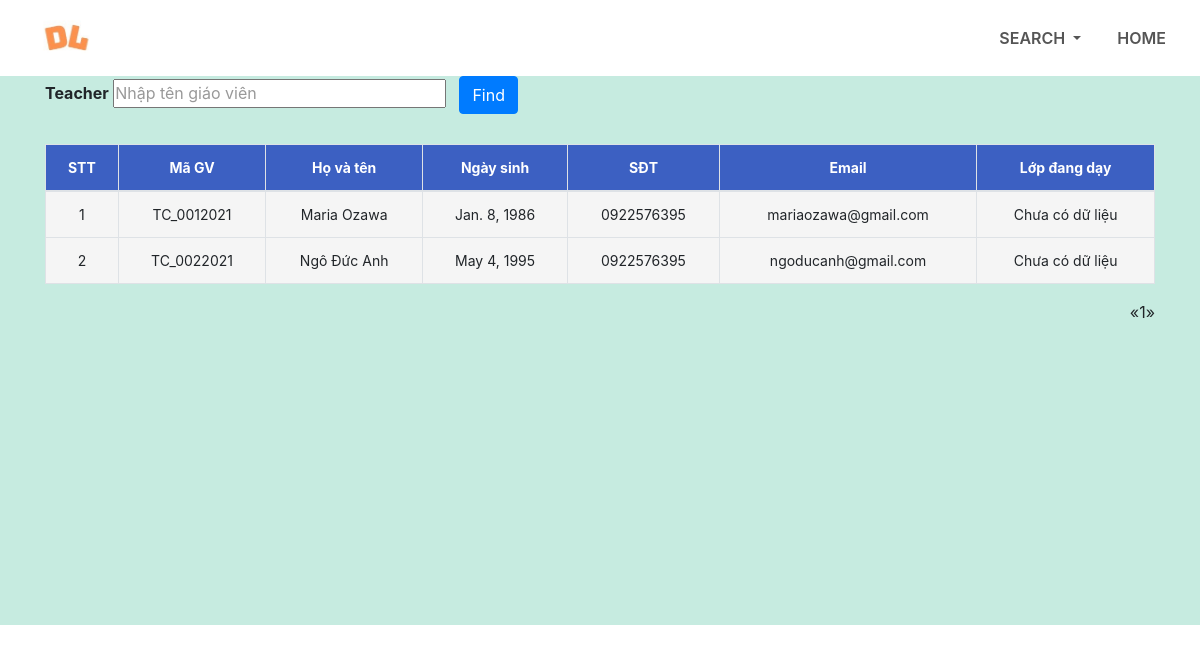
The page /search/search_teacher on the database as committed earlier.
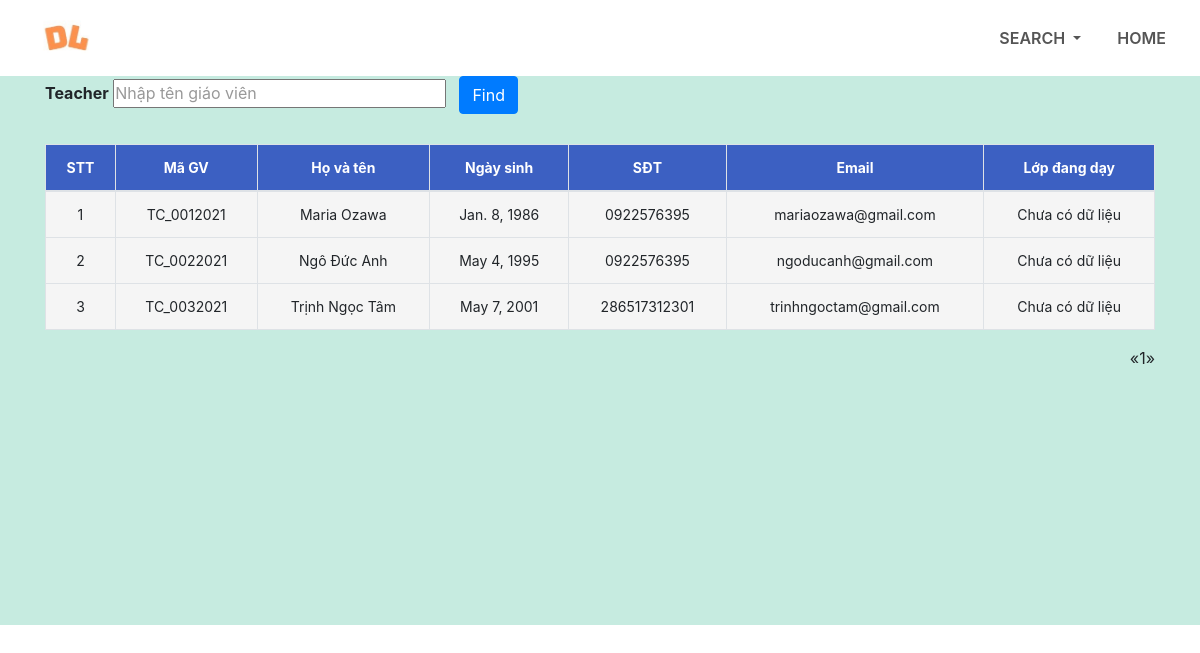
The same page on the database as committed later.
### home/models.py (models this page shows, shortened)
class Teachers(models.Model):
    user = models.OneToOneField(User, on_delete=models.CASCADE)
    teacherID = models.CharField(max_length=10, primary_key=True, default=None)
    teacherName = models.CharField(max_length=200, null=True)
    teacherDOB = models.DateField(null=True, default=None)
    teacherGender = models.CharField(max_length=6, null=True)
    phoneNumber = models.CharField(max_length=200, null=True)
    teacherEmail = models.CharField(max_length=200, null=True)

### home/views.py (the view, shortened to what this page needs)
# urls.py: path('search/search_teacher', views.SearchTeacher.as_view(), name='searchTeacher'),
class SearchTeacher(View):
    def get(self, request):
        teacher_data = Teachers.objects.all().order_by("teacherName")
        data_paginator = Paginator(teacher_data, 6)
        page = request.GET.get('page', 1)
        try:
            page_data = data_paginator.page(page)
        except PageNotAnInteger:
            page_data = data_paginator.page(1)
        except EmptyPage:
            page_data = data_paginator.page(data_paginator.num_pages)
        return render(request, 'searchTeacher.html', {'teacherData': page_data})

### home/templates/searchTeacher.html (shortened to what this page needs)
{% load static %}
<!DOCTYPE html>
<html>
<head>
    <link rel="stylesheet" type = "text/css" href="{% static 'css/style.css' %}">
    <link rel="stylesheet" href="https://stackpath.bootstrapcdn.com/bootstrap/4.1.3/css/bootstrap.min.css">
    <link rel="stylesheet" href= "https://stackpath.bootstrapcdn.com/font-awesome/4.7.0/css/font-awesome.min.css">
</head>
<body>
<section id="nav-bar">
<nav class="navbar navbar-expand-lg navbar-light">
    <a class="navbar-brand" href="{% url 'home:home_page' %}"><img src="{% static 'images/logo.jpg' %}"></a>
    <div class="collapse navbar-collapse" id="navbarNav">
      <ul class="navbar-nav ml-auto">
        <li class="nav-item dropdown">
          <a class="nav-link dropdown-toggle" href="#" id="navbarDropdown" role="button" data-toggle="dropdown" aria-haspopup="true" aria-expanded="false">
            SEARCH
          </a>
        </li>
        <li class="nav-item">
          <a class="nav-link" href="{% url 'home:home_page' %}">HOME</a>
        </li>
      </ul>
    </div>
</nav>
</section>
<section id="search">
    <div class="container">
        <form action="" method="post">
            <div class="search-input">
                Teacher
                <input type="text" name="searchTeacher" id="search3" class="searching" placeholder="Nhập tên giáo viên">
                <button type="submit" name="find" class="btn btn-primary">Find</button>
            </div>
        </form>
        <table class="table table-bordered">
            <thread>
                <tr>
                    <th>STT</th>
                    <th>Mã GV</th>
                    <th>Họ và tên</th>
                    <th>Ngày sinh</th>
                    <th>SĐT</th>
                    <th>Email</th>
                    <th>Lớp đang dạy</th>
                </tr>
            </thread>
            <tbody>
                {% for data in teacherData %}
                    <tr>
                        <td> {{forloop.counter}} </td>
                        <td> {{data.teacherID}} </td>
                        <td> {{data.teacherName}} </td>
                        <td> {{data.teacherDOB}} </td>
                        <td> {{data.phoneNumber}} </td>
                        <td> {{data.teacherEmail}} </td>
                        <td> {{"Chưa có dữ liệu"}} </td>
                    </tr>
                {% endfor %}
            </tbody>
        </table>
        <nav aria-label="Page navigation example">
            <ul class="pagination pull-right">
                {% if teacherData.has_previous %}
                    <li><a href="?page={{ studentsData.previous_page_number }}">&laquo;</a></li>
                {% else %}
                    <li class="disabled"><span>&laquo;</span></li>
                {% endif %}
                {% for i in teacherData.paginator.page_range %}
                    {% if i > teacherData.number|add:"-3" %}
                        {% if i < teacherData.number|add:"3" %}
                            {% if teacherData.number == i %}
                                <li class="active"><span>{{ i }} <span class="sr-only">(current)</span></span></li>
                            {% else %}
                                <li><a href="?page={{ i }}">{{ i }}</a></li>
                            {% endif %}
                        {% endif %}
                    {% endif %}
                {% endfor %}
                {% if teacherData.has_next %}
                    <li><a href="?page={{ studentsData.next_page_number }}">&raquo;</a></li>
                {% else %}
                    <li class="disabled"><span>&raquo;</span></li>
                {% endif %}
            </ul>
        </nav>
    </div>
</section>
</body>
</html>

Rows that differ between the two databases and show on the page:
added Teachers: teacherID "TC_0032021", teacherName "Trịnh Ngọc Tâm", teacherDOB "May 7, 2001", phoneNumber "286517312301", teacherEmail "trinhngoctam@gmail.com", value "Chưa có dữ liệu"
